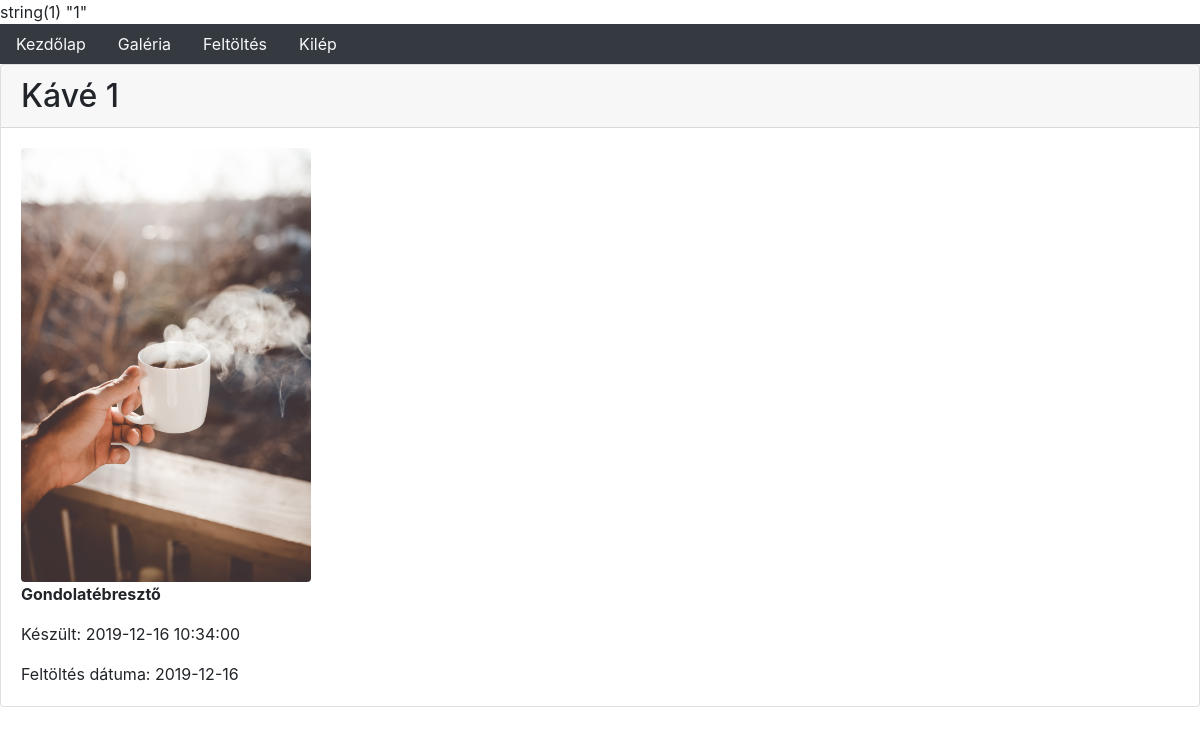
The page /esti_galeria_0217_csop1/esti_galeria/details.php?kep=1 (signed in) on the database its author committed.
### tables this page shows
CREATE TABLE `kepek` (
  `id` int(11) NOT NULL,
  `fid` int(11) NOT NULL,
  `cim` varchar(64) NOT NULL,
  `fajlnev` varchar(255) NOT NULL,
  `utvonal` varchar(255) NOT NULL,
  `leiras` varchar(1000) NOT NULL,
  `keszult` datetime NOT NULL,
  `feltoltes` date NOT NULL
);

### esti_galeria_0217_csop1/esti_galeria/details.php (the view, shortened to what this page needs)
<?php
require_once('config/init.php');
$html = '';
if ($_SERVER['REQUEST_METHOD'] == 'GET' && (!empty($_GET['kep']))){
    $kep = $_GET['kep'];
    var_dump($kep);
    $sql = "SELECT * FROM kepek WHERE id = ?";
    $stmt = $con -> prepare($sql);
    $stmt -> bind_param('i',$kep);
    $stmt -> execute();
    $stmt -> store_result();
    $stmt -> bind_result($id, $fid, $cim, $fajl, $utvonal, $leiras, $keszult, $feltolt);
    $html = '<div class="card">'
            . '<div class="card-header">'
            . '<h2 class="cim card-text w-25" data-id="'.$id.'" contenteditable>'.$cim.'</h2>'
            . '</div>'
            . '<div class="card-body">'
            . '<img class="w-25 rounded" src="'.$utvonal.$fajl.'" alt="kávé" title='.$cim.'>'
            . '<p class="leiras card-text font-weight-bold w-25" contenteditable>'.$leiras.'</p>'
            . '<p class="card-text">Készült: '.$keszult.'</p>'
            . '<p class="card-text">Feltöltés dátuma: '.$feltolt.'</p>'
            . '</div>'
            . '</div>';
}
echo printMenu();
echo $html;

### rows shown on the page
kepek: cim "Kávé 1", utvonal+fajlnev (picture), leiras "Gondolatébresztő", keszult "2019-12-16 10:34:00", feltoltes "2019-12-16"
